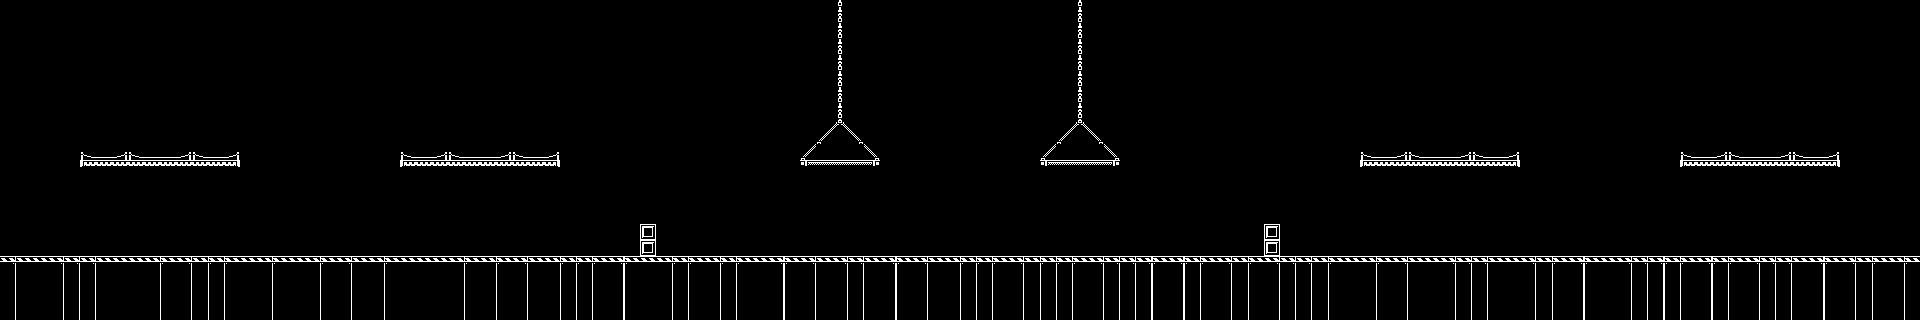

A level layout from a 2D game, rendered from its tile map. Below: a short description, then the map file with tile-grid data replaced by summaries:
An orthogonal 120x20 tile map with 16x16 px tiles, 1 tile layer (Ground-n-Platforms), 1 hidden layer not drawn, 2 tilesets and 2 objects (2x coin).

<map version="1.10" tiledversion="1.11.2" orientation="orthogonal" renderorder="right-down" width="120" height="20" tilewidth="16" tileheight="16" infinite="0" nextlayerid="4" nextobjectid="4">
 <editorsettings>
  <export target="DASHOHOLIC.json" format="json" />
 </editorsettings>
 <tileset firstgid="1" name="monochrome_tilemap_transparent_packed" tilewidth="16" tileheight="16" tilecount="400" columns="20">
  <image source="kenney_1-bit-platformer-pack/Tilemap/monochrome_tilemap_transparent_packed.png" width="320" height="320" />
  <tile id="7">
   <properties>
    <property name="collides" type="bool" value="true" />
   </properties>
  </tile>
  <tile id="8">
   <properties>
    <property name="collides" type="bool" value="true" />
   </properties>
  </tile>
  <tile id="9">
   <properties>
    <property name="collides" type="bool" value="true" />
   </properties>
  </tile>
  <tile id="10">
   <properties>
    <property name="collides" type="bool" value="true" />
   </properties>
  </tile>
  <tile id="11">
   <properties>
    <property name="collides" type="bool" value="true" />
   </properties>
  </tile>
  <tile id="27">
   <properties>
    <property name="collides" type="bool" value="true" />
   </properties>
  </tile>
  <tile id="28">
   <properties>
    <property name="collides" type="bool" value="true" />
   </properties>
  </tile>
  <tile id="29">
   <properties>
    <property name="collides" type="bool" value="true" />
   </properties>
  </tile>
  <tile id="30">
   <properties>
    <property name="collides" type="bool" value="true" />
   </properties>
  </tile>
  <tile id="31">
   <properties>
    <property name="collides" type="bool" value="true" />
   </properties>
  </tile>
  <tile id="44">
   <properties>
    <property name="collides" type="bool" value="true" />
   </properties>
  </tile>
  <tile id="45">
   <properties>
    <property name="collides" type="bool" value="true" />
   </properties>
  </tile>
  <tile id="46">
   <properties>
    <property name="collides" type="bool" value="true" />
   </properties>
  </tile>
  <tile id="47">
   <properties>
    <property name="collides" type="bool" value="true" />
   </properties>
  </tile>
  <tile id="48">
   <properties>
    <property name="collides" type="bool" value="true" />
   </properties>
  </tile>
  <tile id="49">
   <properties>
    <property name="collides" type="bool" value="true" />
   </properties>
  </tile>
  <tile id="50">
   <properties>
    <property name="collides" type="bool" value="true" />
   </properties>
  </tile>
  <tile id="51">
   <properties>
    <property name="collides" type="bool" value="true" />
   </properties>
  </tile>
  <tile id="63">
   <properties>
    <property name="collides" type="bool" value="true" />
   </properties>
  </tile>
  <tile id="64">
   <properties>
    <property name="collides" type="bool" value="true" />
   </properties>
  </tile>
  <tile id="65">
   <properties>
    <property name="collides" type="bool" value="true" />
   </properties>
  </tile>
  <tile id="66">
   <properties>
    <property name="collides" type="bool" value="true" />
   </properties>
  </tile>
  <tile id="67">
   <properties>
    <property name="collides" type="bool" value="true" />
   </properties>
  </tile>
  <tile id="68">
   <properties>
    <property name="collides" type="bool" value="true" />
   </properties>
  </tile>
  <tile id="69">
   <properties>
    <property name="collides" type="bool" value="true" />
   </properties>
  </tile>
  <tile id="70">
   <properties>
    <property name="collides" type="bool" value="true" />
   </properties>
  </tile>
  <tile id="71">
   <properties>
    <property name="collides" type="bool" value="true" />
   </properties>
  </tile>
  <tile id="83">
   <properties>
    <property name="collides" type="bool" value="true" />
   </properties>
  </tile>
  <tile id="84">
   <properties>
    <property name="collides" type="bool" value="true" />
   </properties>
  </tile>
  <tile id="85">
   <properties>
    <property name="collides" type="bool" value="true" />
   </properties>
  </tile>
  <tile id="86">
   <properties>
    <property name="collides" type="bool" value="true" />
   </properties>
  </tile>
  <tile id="90">
   <properties>
    <property name="collides" type="bool" value="true" />
   </properties>
  </tile>
  <tile id="91">
   <properties>
    <property name="collides" type="bool" value="true" />
   </properties>
  </tile>
  <tile id="103">
   <properties>
    <property name="collides" type="bool" value="true" />
   </properties>
  </tile>
  <tile id="104">
   <properties>
    <property name="collides" type="bool" value="true" />
   </properties>
  </tile>
  <tile id="105">
   <properties>
    <property name="collides" type="bool" value="true" />
   </properties>
  </tile>
  <tile id="106">
   <properties>
    <property name="collides" type="bool" value="true" />
   </properties>
  </tile>
  <tile id="160">
   <properties>
    <property name="collides" type="bool" value="true" />
   </properties>
  </tile>
  <tile id="161">
   <properties>
    <property name="collides" type="bool" value="true" />
   </properties>
  </tile>
  <tile id="162">
   <properties>
    <property name="collides" type="bool" value="true" />
   </properties>
  </tile>
  <tile id="190">
   <properties>
    <property name="collides" type="bool" value="true" />
   </properties>
  </tile>
  <tile id="191">
   <properties>
    <property name="collides" type="bool" value="true" />
   </properties>
  </tile>
  <tile id="192">
   <properties>
    <property name="collides" type="bool" value="true" />
   </properties>
  </tile>
  <tile id="193">
   <properties>
    <property name="collides" type="bool" value="true" />
   </properties>
  </tile>
 </tileset>
 <tileset firstgid="401" name="monochrome_tilemap_packed" tilewidth="16" tileheight="16" tilecount="400" columns="20">
  <image source="kenney_1-bit-platformer-pack/Tilemap/monochrome_tilemap_packed.png" width="320" height="320" />
 </tileset>
 <layer id="2" name="Ground-n-PlatformsVisual" width="120" height="20" visible="0">
  <data>[2400 cells, 480 non-empty, 8 distinct tile ids]</data>
 </layer>
 <layer id="1" name="Ground-n-Platforms" width="120" height="20">
  <data>[2400 cells, 474 non-empty, 20 distinct tile ids]</data>
 </layer>
 <objectgroup id="3" name="Objects">
  <object id="1" name="coin" gid="249" x="830" y="152" width="16" height="16" />
  <object id="2" name="coin" gid="249" x="1075" y="150" width="16" height="16" />
 </objectgroup>
</map>
